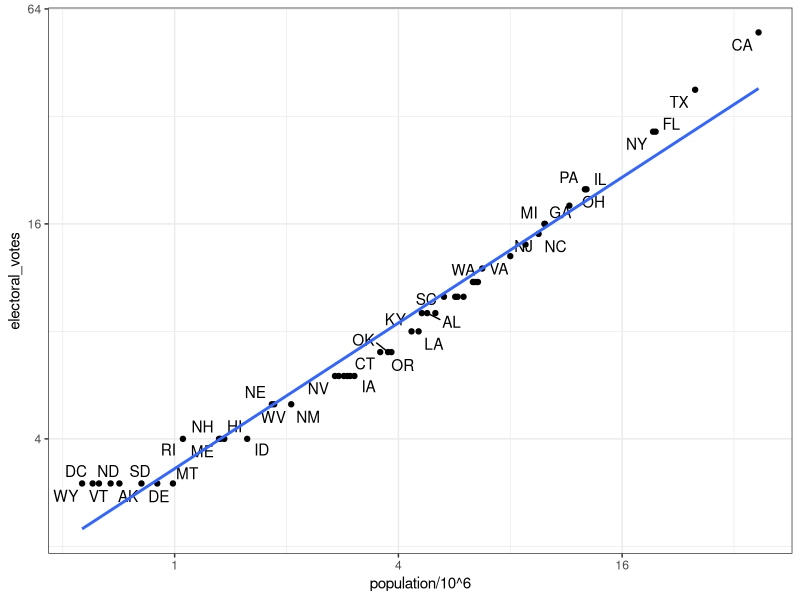

Source code (R):
#************** 2.2: Combining Tables ********************
# import US murders data
library(tidyverse)
library(ggrepel)
library(dslabs)
ds_theme_set()
data(murders)
head(murders)

# import US election results data
data(polls_us_election_2016)
head(results_us_election_2016)
identical(results_us_election_2016$state, murders$state)

# join the murders table and US election results table
tab <- left_join(murders, results_us_election_2016, by = "state")
head(tab)

# plot electoral votes versus population
tab %>% ggplot(aes(population/10^6, electoral_votes, label = abb)) +
  geom_point() +
  geom_text_repel() + 
  scale_x_continuous(trans = "log2") +
  scale_y_continuous(trans = "log2") +
  geom_smooth(method = "lm", se = FALSE)

# make two smaller tables to demonstrate joins
tab1 <- slice(murders, 1:6) %>% select(state, population)
tab1
tab2 <- slice(results_us_election_2016, c(1:3, 5, 7:8)) %>% select(state, electoral_votes)
tab2

# experiment with different joins
left_join(tab1, tab2)
tab1 %>% left_join(tab2)
tab1 %>% right_join(tab2)
inner_join(tab1, tab2)
semi_join(tab1, tab2)
anti_join(tab1, tab2)

#****************** Binding ***********************
bind_cols(a = 1:3, b = 4:6)

tab1 <- tab[, 1:3]
tab2 <- tab[, 4:6]
tab3 <- tab[, 7:9]
new_tab <- bind_cols(tab1, tab2, tab3)
head(new_tab)

tab1 <- tab[1:2,]
tab2 <- tab[3:4,]
bind_rows(tab1, tab2)

#****************** Set Operators **********************
# intersect vectors or data frames
intersect(1:10, 6:15)
intersect(c("a","b","c"), c("b","c","d"))
tab1 <- tab[1:5,]
tab2 <- tab[3:7,]
intersect(tab1, tab2)

# perform a union of vectors or data frames
union(1:10, 6:15)
union(c("a","b","c"), c("b","c","d"))
tab1 <- tab[1:5,]
tab2 <- tab[3:7,]
union(tab1, tab2)

# set difference of vectors or data frames
setdiff(1:10, 6:15)
setdiff(6:15, 1:10)
tab1 <- tab[1:5,]
tab2 <- tab[3:7,]
setdiff(tab1, tab2)

# setequal determines whether sets have the same elements, regardless of order
setequal(1:5, 1:6)
setequal(1:5, 5:1)
setequal(tab1, tab2)
